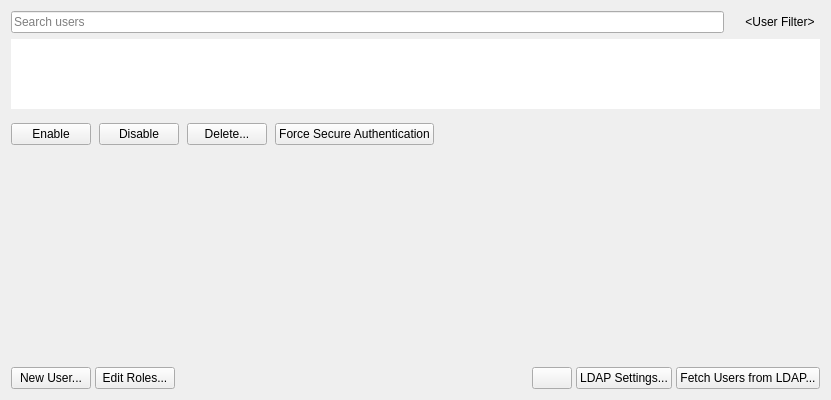
<?xml version="1.0" encoding="UTF-8"?>
<ui version="4.0">
 <class>QnDeprecatedUserManagementWidget</class>
 <widget class="QWidget" name="QnDeprecatedUserManagementWidget">
  <property name="geometry">
   <rect>
    <x>0</x>
    <y>0</y>
    <width>831</width>
    <height>400</height>
   </rect>
  </property>
  <layout class="QVBoxLayout" name="mainVerticalLayout" stretch="0,0">
   <item>
    <layout class="QVBoxLayout" name="verticalLayout" stretch="0,0">
     <item>
      <layout class="QHBoxLayout" name="horizontalLayout_5">
       <property name="spacing">
        <number>16</number>
       </property>
       <item>
        <widget class="QLineEdit" name="filterLineEdit">
         <property name="placeholderText">
          <string>Search users</string>
         </property>
         <property name="clearButtonEnabled">
          <bool>true</bool>
         </property>
        </widget>
       </item>
       <item>
        <widget class="DropdownButton" name="filterButton">
         <property name="sizePolicy">
          <sizepolicy hsizetype="Minimum" vsizetype="Preferred">
           <horstretch>0</horstretch>
           <verstretch>0</verstretch>
          </sizepolicy>
         </property>
         <property name="text">
          <string notr="true">&lt;User Filter&gt;</string>
         </property>
         <property name="flat">
          <bool>true</bool>
         </property>
        </widget>
       </item>
      </layout>
     </item>
     <item>
      <widget class="QStackedWidget" name="searchWidget">
       <property name="currentIndex">
        <number>0</number>
       </property>
       <widget class="QWidget" name="usersPage">
        <layout class="QVBoxLayout" name="verticalLayout_3">
         <property name="leftMargin">
          <number>0</number>
         </property>
         <property name="topMargin">
          <number>0</number>
         </property>
         <property name="rightMargin">
          <number>0</number>
         </property>
         <property name="bottomMargin">
          <number>0</number>
         </property>
         <item>
          <widget class="nx::vms::client::desktop::TreeView" name="usersTable">
           <property name="sizePolicy">
            <sizepolicy hsizetype="Expanding" vsizetype="Maximum">
             <horstretch>0</horstretch>
             <verstretch>0</verstretch>
            </sizepolicy>
           </property>
           <property name="focusPolicy">
            <enum>Qt::TabFocus</enum>
           </property>
           <property name="frameShape">
            <enum>QFrame::NoFrame</enum>
           </property>
           <property name="sizeAdjustPolicy">
            <enum>QAbstractScrollArea::AdjustToContents</enum>
           </property>
           <property name="selectionMode">
            <enum>QAbstractItemView::NoSelection</enum>
           </property>
           <property name="selectionBehavior">
            <enum>QAbstractItemView::SelectRows</enum>
           </property>
           <property name="rootIsDecorated">
            <bool>false</bool>
           </property>
           <property name="uniformRowHeights">
            <bool>true</bool>
           </property>
           <property name="sortingEnabled">
            <bool>true</bool>
           </property>
           <property name="allColumnsShowFocus">
            <bool>true</bool>
           </property>
           <attribute name="headerStretchLastSection">
            <bool>false</bool>
           </attribute>
          </widget>
         </item>
         <item>
          <layout class="QHBoxLayout" name="horizontalLayout_1">
           <property name="spacing">
            <number>8</number>
           </property>
           <property name="topMargin">
            <number>8</number>
           </property>
           <property name="bottomMargin">
            <number>8</number>
           </property>
           <item>
            <widget class="QPushButton" name="enableSelectedButton">
             <property name="text">
              <string>Enable</string>
             </property>
            </widget>
           </item>
           <item>
            <widget class="QPushButton" name="disableSelectedButton">
             <property name="text">
              <string>Disable</string>
             </property>
            </widget>
           </item>
           <item>
            <widget class="QPushButton" name="deleteSelectedButton">
             <property name="text">
              <string>Delete...</string>
             </property>
            </widget>
           </item>
           <item>
            <widget class="QPushButton" name="forceSecureAuthButton">
             <property name="text">
              <string>Force Secure Authentication</string>
             </property>
            </widget>
           </item>
           <item>
            <spacer name="horizontalSpacer_1">
             <property name="orientation">
              <enum>Qt::Horizontal</enum>
             </property>
             <property name="sizeHint" stdset="0">
              <size>
               <width>40</width>
               <height>20</height>
              </size>
             </property>
            </spacer>
           </item>
          </layout>
         </item>
         <item>
          <spacer name="verticalSpacer">
           <property name="orientation">
            <enum>Qt::Vertical</enum>
           </property>
           <property name="sizeHint" stdset="0">
            <size>
             <width>20</width>
             <height>40</height>
            </size>
           </property>
          </spacer>
         </item>
        </layout>
       </widget>
       <widget class="QWidget" name="nothingFoundPage">
        <layout class="QGridLayout" name="gridLayout" rowstretch="2,0,3">
         <property name="leftMargin">
          <number>0</number>
         </property>
         <property name="topMargin">
          <number>0</number>
         </property>
         <property name="rightMargin">
          <number>0</number>
         </property>
         <property name="bottomMargin">
          <number>0</number>
         </property>
         <item row="0" column="0">
          <spacer name="verticalSpacer_2">
           <property name="orientation">
            <enum>Qt::Vertical</enum>
           </property>
          </spacer>
         </item>
         <item row="1" column="0">
          <widget class="QLabel" name="label">
           <property name="font">
            <font>
             <pointsize>15</pointsize>
             <weight>50</weight>
             <bold>false</bold>
            </font>
           </property>
           <property name="text">
            <string>Nothing found</string>
           </property>
           <property name="alignment">
            <set>Qt::AlignCenter</set>
           </property>
          </widget>
         </item>
         <item row="2" column="0">
          <spacer name="verticalSpacer_3">
           <property name="orientation">
            <enum>Qt::Vertical</enum>
           </property>
          </spacer>
         </item>
        </layout>
       </widget>
      </widget>
     </item>
    </layout>
   </item>
   <item>
    <layout class="QHBoxLayout" name="horizontalLayout_2">
     <property name="spacing">
      <number>4</number>
     </property>
     <property name="topMargin">
      <number>0</number>
     </property>
     <item>
      <widget class="QPushButton" name="createUserButton">
       <property name="text">
        <string>New User...</string>
       </property>
      </widget>
     </item>
     <item>
      <widget class="QPushButton" name="rolesButton">
       <property name="text">
        <string>Edit Roles...</string>
       </property>
      </widget>
     </item>
     <item>
      <spacer name="horizontalSpacer_2">
       <property name="orientation">
        <enum>Qt::Horizontal</enum>
       </property>
       <property name="sizeHint" stdset="0">
        <size>
         <width>40</width>
         <height>0</height>
        </size>
       </property>
      </spacer>
     </item>
     <item>
      <widget class="nx::vms::client::desktop::HintButton" name="ldapTooltip"/>
     </item>
     <item>
      <widget class="QPushButton" name="ldapSettingsButton">
       <property name="text">
        <string>LDAP Settings...</string>
       </property>
      </widget>
     </item>
     <item>
      <widget class="QPushButton" name="fetchButton">
       <property name="text">
        <string>Fetch Users from LDAP...</string>
       </property>
      </widget>
     </item>
    </layout>
   </item>
  </layout>
 </widget>
 <customwidgets>
  <customwidget>
   <class>nx::vms::client::desktop::TreeView</class>
   <extends>QTreeView</extends>
   <header location="global">nx/vms/client/desktop/common/widgets/tree_view.h</header>
  </customwidget>
  <customwidget>
   <class>nx::vms::client::desktop::HintButton</class>
   <extends>QPushButton</extends>
   <header location="global">nx/vms/client/desktop/common/widgets/hint_button.h</header>
  </customwidget>
  <customwidget>
   <class>DropdownButton</class>
   <extends>QPushButton</extends>
   <header>nx/vms/client/desktop/common/widgets/dropdown_button.h</header>
  </customwidget>
 </customwidgets>
 <tabstops>
  <tabstop>filterLineEdit</tabstop>
  <tabstop>filterButton</tabstop>
  <tabstop>usersTable</tabstop>
  <tabstop>enableSelectedButton</tabstop>
  <tabstop>disableSelectedButton</tabstop>
  <tabstop>deleteSelectedButton</tabstop>
  <tabstop>forceSecureAuthButton</tabstop>
  <tabstop>createUserButton</tabstop>
  <tabstop>rolesButton</tabstop>
  <tabstop>ldapSettingsButton</tabstop>
  <tabstop>fetchButton</tabstop>
 </tabstops>
 <resources/>
 <connections/>
</ui>
